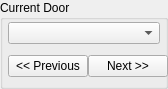
    <widget class="QGroupBox" name="IDC_STATIC">
      <property name="geometry">
        <rect>
          <x>8</x>
          <y>16</y>
          <width>168</width>
          <height>89</height>
        </rect>
      </property>
      <property name="title">
        <string>Current Door</string>
      </property>
      <property name="visible">
        <bool>true</bool>
      </property>
      <property name="enabled">
        <bool>true</bool>
      </property>
      <property name="flat">
        <bool>false</bool>
      </property>
      <widget class="QComboBox" name="IDC_DOOR_PULLDOWN">
        <property name="maxVisibleItems">
          <number>27</number>
        </property>
        <property name="geometry">
          <rect>
            <x>8</x>
            <y>22</y>
            <width>152</width>
            <height>22</height>
          </rect>
        </property>
        <property name="visible">
          <bool>true</bool>
        </property>
        <property name="enabled">
          <bool>true</bool>
        </property>
        <property name="editable">
          <bool>false</bool>
        </property>
      </widget>
      <widget class="QPushButton" name="IDC_DOOR_PREV">
        <property name="geometry">
          <rect>
            <x>8</x>
            <y>55</y>
            <width>80</width>
            <height>22</height>
          </rect>
        </property>
        <property name="text">
          <string>&lt;&lt; Previous</string>
        </property>
        <property name="visible">
          <bool>true</bool>
        </property>
        <property name="enabled">
          <bool>true</bool>
        </property>
        <property name="default">
          <bool>false</bool>
        </property>
        <property name="autoDefault">
          <bool>false</bool>
        </property>
      </widget>
      <widget class="QPushButton" name="IDC_DOOR_NEXT">
        <property name="geometry">
          <rect>
            <x>88</x>
            <y>55</y>
            <width>80</width>
            <height>22</height>
          </rect>
        </property>
        <property name="text">
          <string>Next &gt;&gt;</string>
        </property>
        <property name="visible">
          <bool>true</bool>
        </property>
        <property name="enabled">
          <bool>true</bool>
        </property>
        <property name="default">
          <bool>false</bool>
        </property>
        <property name="autoDefault">
          <bool>false</bool>
        </property>
      </widget>
    </widget>
